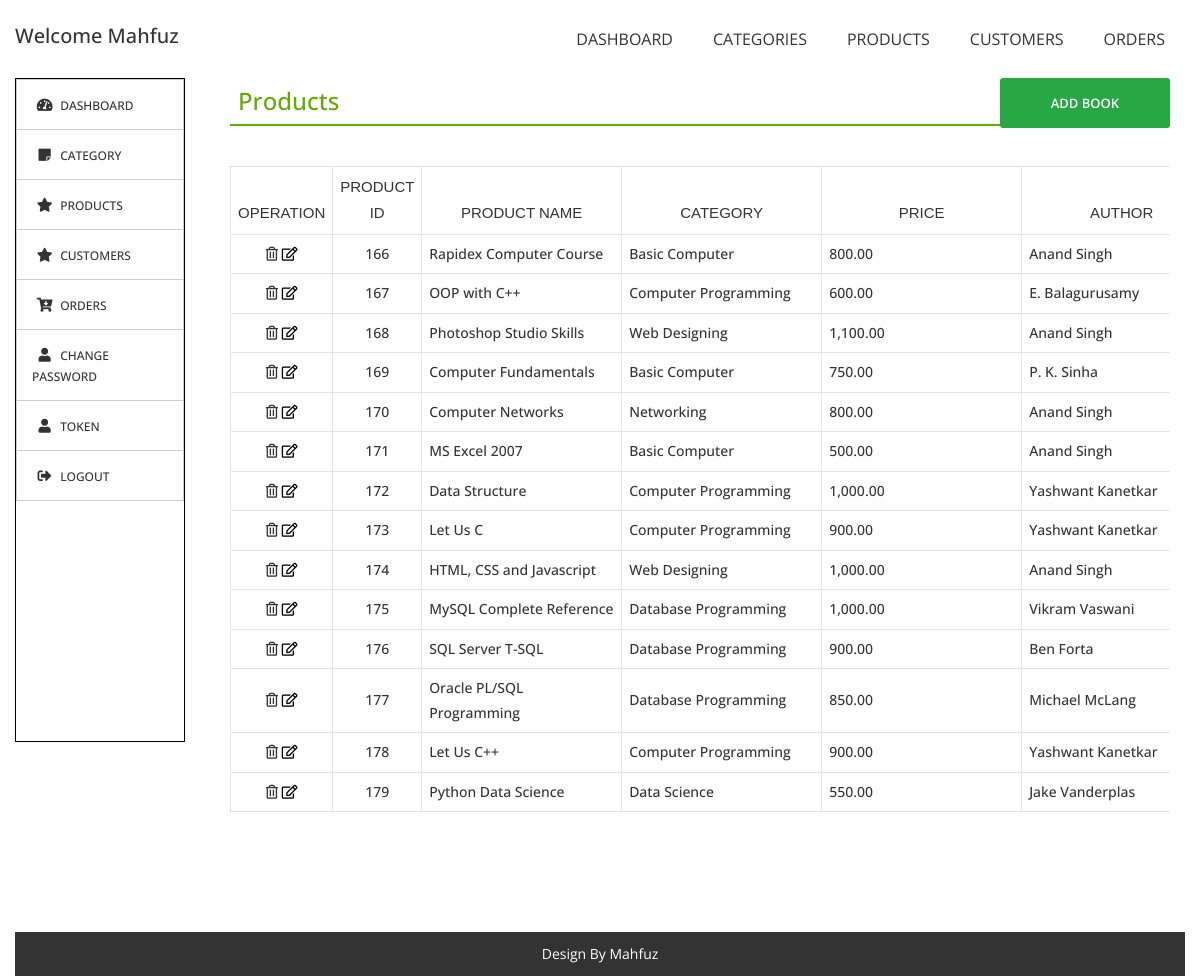
/products.php, run on the app's committed database.
### tables this page shows
CREATE TABLE `products` (
  `prodid` int(11) NOT NULL,
  `pname` varchar(30) NOT NULL,
  `pcat` int(11) DEFAULT NULL,
  `author` varchar(50) DEFAULT NULL,
  `publisher` varchar(50) DEFAULT NULL,
  `year` int(11) DEFAULT NULL,
  `ISBN` char(13) DEFAULT NULL,
  `price` decimal(15,2) NOT NULL,
  `disc_price` decimal(16,2) NOT NULL,
  `photo` varchar(40) DEFAULT NULL,
  `pdf` varchar(100) DEFAULT NULL,
  `descr` text NOT NULL,
  `create_date` timestamp NOT NULL DEFAULT current_timestamp()
);

CREATE TABLE `category` (
  `catid` int(11) NOT NULL,
  `category` varchar(30) NOT NULL
);

### dbfun.php (called while the page is built, shortened)
<?php
function connect() {
    $link = mysqli_connect(HOST, USER, PASSWORD, DBNAME) or die("Error " . mysqli_connect_error());
    return $link;
}
function allrecords($table) {
    $link = connect();
    $result = mysqli_query($link, "SELECT * FROM $table") or die("Error " . mysqli_error($link));
    $rows = [];
    while ($row = mysqli_fetch_assoc($result)) {
        $rows[] = $row;
    }
    return $rows;
}
function single($table, $condition) {
    $link = connect();
    $result = mysqli_query($link, "SELECT * FROM $table WHERE $condition")
            or die("Error " . mysqli_error($link));
    $row = mysqli_fetch_assoc($result);
    return $row;
}
function money($number) {
    return number_format($number, 2);
}

### products.php (the view, shortened to what this page needs)
<?php include_once 'aheader.php'; ?>
<main class="cart-page-main-block inner-page-sec-padding-bottom">
    <div class="cart_area cart-area-padding  ">
        <div class="container-fluid">
            <div class="page-section-title">
                <button data-href="addpro-view.php" class="float-right addbtn btn btn--primary">Add Book</button>
                <h4 class="p-2" style="border-bottom: 2px solid #62ab00;color:#62ab00;">Products</h4>
            </div>
            <div class="row">
                <div class="col-12">
                    <form action="#" class="">
                        <div class="cart-table table-responsive mb--40">
                            <table class="table">
                                <thead>
                                    <tr>
                                        <th>Operation</th>
                                        <th>Product Id</th>
                                        <th class="pro-title">Product Name</th>
                                        <th class="pro-title">Category</th>
                                        <th class="pro-title">Price</th>
                                        <th class="pro-title">Author</th>
                                    </tr>
                                </thead>
                                <tbody>
                                    <?php
                                    foreach (allrecords("products") as $r) {
                                        $cat = single("category", "catid='{$r["pcat"]}'")["category"];
                                        ?>
                                        <tr>
                                            <td style="width:90px!important;">
                                                <a onclick="return confirm('Are you sure to delete this category ?')"
                                                   href="delprod.php?prodid=<?= $r["prodid"] ?>"><i class="far fa-trash-alt"></i></a>
                                                <button class="editbtn"
                                                   data-href="editpro-view.php?prodid=<?= $r["prodid"] ?>"><i class="far fa-edit"></i></button>
                                            </td>
                                            <td><?= $r["prodid"] ?></td>
                                            <td class="text-left"><?= $r["pname"] ?></td>
                                            <td class="text-left"><?= $cat ?></td>
                                            <td class="text-left"><?= money($r["disc_price"]) ?></td>
                                            <td class="text-left"><?= $r["author"] ?></td>
                                        </tr>
<?php } ?>
                                </tbody>
                            </table>
                        </div>
                    </form>
                </div>
            </div>
        </div>
    </div>
</main>
<?php include_once 'afooter.php'; ?>

### products.php (style rules this page uses)
.table thead tr th,.table tbody tr td { padding:7px !important; }

### data on the page
products: prodid "166", pname "Rapidex Computer Course", pcat.category "Basic Computer", disc_price "800.00", author "Anand Singh"
products: prodid "167", pname "OOP with C++", pcat.category "Computer Programming", disc_price "600.00", author "E. Balagurusamy"
products: prodid "168", pname "Photoshop Studio Skills", pcat.category "Web Designing", disc_price "1,100.00", author "Anand Singh"
products: prodid "169", pname "Computer Fundamentals", pcat.category "Basic Computer", disc_price "750.00", author "P. K. Sinha"
products: prodid "170", pname "Computer Networks", pcat.category "Networking", disc_price "800.00", author "Anand Singh"
products: prodid "171", pname "MS Excel 2007", pcat.category "Basic Computer", disc_price "500.00", author "Anand Singh"
products: prodid "172", pname "Data Structure", pcat.category "Computer Programming", disc_price "1,000.00", author "Yashwant Kanetkar"
products: prodid "173", pname "Let Us C", pcat.category "Computer Programming", disc_price "900.00", author "Yashwant Kanetkar"
products: prodid "174", pname "HTML, CSS and Javascript", pcat.category "Web Designing", disc_price "1,000.00", author "Anand Singh"
products: prodid "175", pname "MySQL Complete Reference", pcat.category "Database Programming", disc_price "1,000.00", author "Vikram Vaswani"
products: prodid "176", pname "SQL Server T-SQL", pcat.category "Database Programming", disc_price "900.00", author "Ben Forta"
products: prodid "177", pname "Oracle PL/SQL Programming", pcat.category "Database Programming", disc_price "850.00", author "Michael McLang"
products: prodid "178", pname "Let Us C++", pcat.category "Computer Programming", disc_price "900.00", author "Yashwant Kanetkar"
products: prodid "179", pname "Python Data Science", pcat.category "Data Science", disc_price "550.00", author "Jake Vanderplas"
